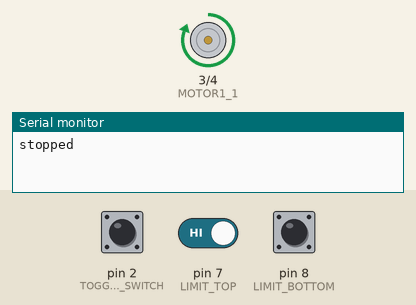
A sketch run on a simulated Arduino Uno, built with avr-gcc and run on an emulated ATmega328P. On the bench: motor-driver pin pairs drawn as motors (green arrow = first pin HIGH = forward, orange = second pin HIGH = backward, longer = more drive), the last lines printed to the serial monitor. The inputs (shaded band) are chosen by the test bench; at power-on: pin 7 (LIMIT_TOP) HIGH, pin 2 (TOGGLE_SWITCH) HIGH, pin 8 (LIMIT_BOTTOM) HIGH.

Above: at 1.2 s.
1.3 s: pin 7 (LIMIT_TOP) driven LOW
At 3.3 s:
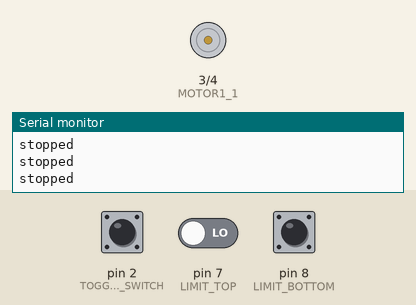
3.8 s: pin 2 (TOGGLE_SWITCH) pulled LOW for 0.15 s
At 4.7 s:
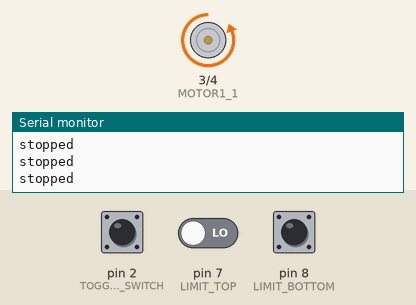
5.4 s: pin 8 (LIMIT_BOTTOM) pulled LOW for 0.15 s
At 7.7 s:
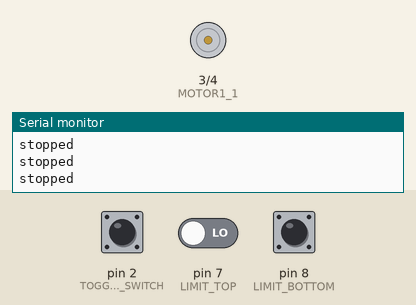
8.5 s: pin 2 (TOGGLE_SWITCH) pulled LOW for 1 s
At 9.4 s:
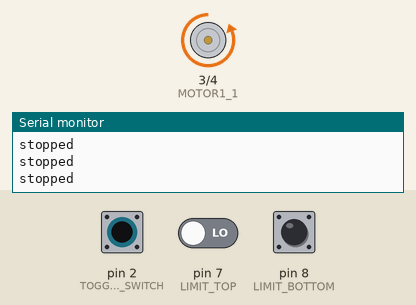
11.0 s: pin 8 (LIMIT_BOTTOM) pulled LOW for 1 s
At 13.1 s:
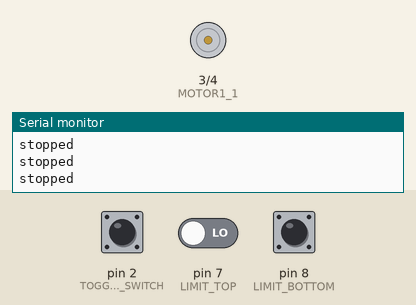
15.0 s: pin 2 (TOGGLE_SWITCH) pulled LOW for 3.2 s
At 15.5 s:
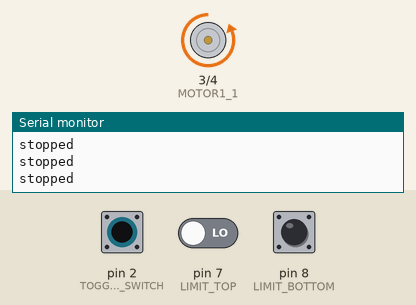
Timing chart, 0 to 18.0 s (numbered marks = the images above; inputs shaded):
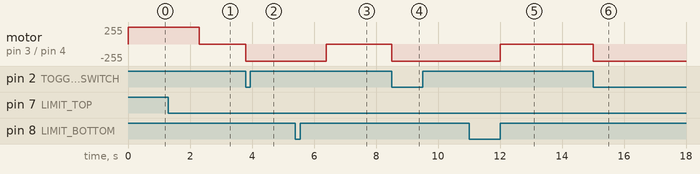

The sketch:

bike_plate.ino
```cpp
/**
 * Freddie's bike number plate control
 */

#define TOGGLE_SWITCH   2
#define LIMIT_TOP       7
#define LIMIT_BOTTOM    8
#define MOTOR1_1        3
#define MOTOR1_2        4
#define MOTOR_ENABLE    5
#define STATUS_LED      6

#define STATE_STOPPED   0
#define STATE_OPENING   1
#define STATE_CLOSING   2

boolean is_open, is_closed;
int state;

void setup() {
  Serial.begin(9600);

  // inputs
  pinMode(TOGGLE_SWITCH, INPUT);
  digitalWrite(TOGGLE_SWITCH, HIGH); // internal pull-up
  pinMode(LIMIT_TOP, INPUT);
  digitalWrite(LIMIT_TOP, HIGH); // internal pull-up
  pinMode(LIMIT_BOTTOM, INPUT);
  digitalWrite(LIMIT_BOTTOM, HIGH); // internal pull-up

  // outputs
  pinMode(MOTOR1_1, OUTPUT);
  pinMode(MOTOR1_2, OUTPUT);
  pinMode(STATUS_LED, OUTPUT);
  pinMode(STATUS_LED, LOW);

  state = STATE_STOPPED;
}

// read the state of the limit switches
void readLimitSwitches() {
  is_open = (digitalRead(LIMIT_TOP) == HIGH ? false : true);
  is_closed = (digitalRead(LIMIT_BOTTOM) == HIGH ? false : true);

  //Serial.print("is open: ");
  //Serial.println(is_open);
  //Serial.print("is closed: ");
  //Serial.println(is_closed);

  // update status led
  if (!is_open) digitalWrite(STATUS_LED, HIGH);
  else digitalWrite(STATUS_LED, LOW);
}

void readToggleSwitch() {
  if (state == STATE_STOPPED) {
    if (digitalRead(TOGGLE_SWITCH) != HIGH) {
      // toggle button pressed
      if (is_open) state = STATE_CLOSING;
      else state = STATE_OPENING;
    }
  }
}

void loop() {
  readLimitSwitches();
  readToggleSwitch();

  //delay(1000);

  //Serial.println("================================");
  //Serial.print("state: ");
  //Serial.println(state);

  if (state == STATE_STOPPED) {
    Serial.println("stopped");
    if  (!is_open && !is_closed) {
      //Serial.println("stopped but not open, so opening");
      // number plate is neither open or closed, let's open it for safety
      state = STATE_OPENING;
    } else {
      //Serial.println("switching motor off");
      // switch motor off
      digitalWrite(MOTOR1_1, LOW);
      digitalWrite(MOTOR1_2, LOW);
      digitalWrite(MOTOR_ENABLE, LOW);
    }
  }

  if (state == STATE_OPENING && !is_open) {
    // make sure motor is turning to open the number plate
    digitalWrite(MOTOR1_1, HIGH);
    digitalWrite(MOTOR1_2, LOW);
    digitalWrite(MOTOR_ENABLE, HIGH);
  }

  if (state == STATE_CLOSING && !is_closed) {
    // make sure motor is turning to close the number plate
    digitalWrite(MOTOR1_1, LOW);
    digitalWrite(MOTOR1_2, HIGH);
    digitalWrite(MOTOR_ENABLE, HIGH);
  }

  if ((state == STATE_OPENING && is_open)
      || (state == STATE_CLOSING && is_closed)) {
    // reached it's limit
    state = STATE_STOPPED;
    delay(1000); // crude debounce - let limit switches settle
  }

}
```

Measured:
- after the input at 1.3 s, motor on pin 3 (MOTOR1_1) / pin 4 (MOTOR1_2): forward 255/255 → stopped after 1.0 s
- after the input at 3.8 s, motor on pin 3 (MOTOR1_1) / pin 4 (MOTOR1_2): stopped → backward 255/255 at once
- after the input at 5.4 s, motor on pin 3 (MOTOR1_1) / pin 4 (MOTOR1_2): backward 255/255 → stopped after 1.0 s
- after the input at 8.5 s, motor on pin 3 (MOTOR1_1) / pin 4 (MOTOR1_2): stopped → backward 255/255 at once
- after the input at 11.0 s, motor on pin 3 (MOTOR1_1) / pin 4 (MOTOR1_2): backward 255/255 → stopped after 1.0 s
- after the input at 15.0 s, motor on pin 3 (MOTOR1_1) / pin 4 (MOTOR1_2): stopped → backward 255/255 at once
